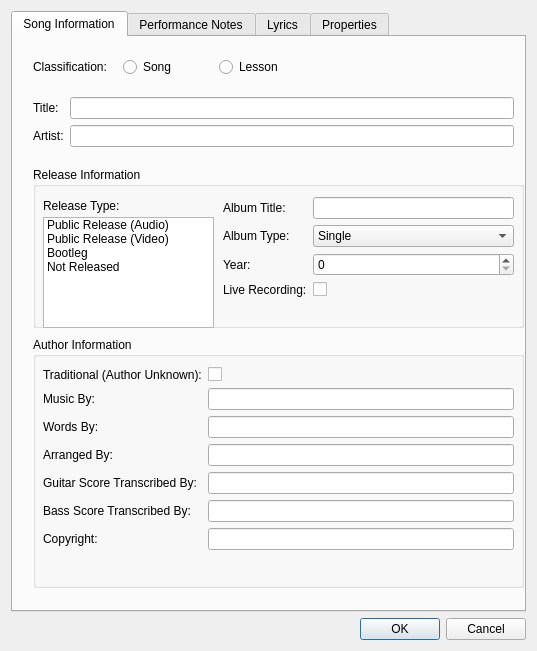
<?xml version="1.0" encoding="UTF-8"?>
<ui version="4.0">
 <class>FileInformationDialog</class>
 <widget class="QDialog" name="FileInformationDialog">
  <property name="geometry">
   <rect>
    <x>0</x>
    <y>0</y>
    <width>537</width>
    <height>651</height>
   </rect>
  </property>
  <property name="windowTitle">
   <string>File Information</string>
  </property>
  <layout class="QVBoxLayout" name="verticalLayout">
   <item>
    <widget class="QTabWidget" name="perfNotes">
     <property name="currentIndex">
      <number>0</number>
     </property>
     <widget class="QWidget" name="songInfo">
      <attribute name="title">
       <string>Song Information</string>
      </attribute>
      <widget class="QWidget" name="formLayoutWidget_2">
       <property name="geometry">
        <rect>
         <x>20</x>
         <y>20</y>
         <width>281</width>
         <height>41</height>
        </rect>
       </property>
       <layout class="QFormLayout" name="formLayout_2">
        <property name="fieldGrowthPolicy">
         <enum>QFormLayout::AllNonFixedFieldsGrow</enum>
        </property>
        <property name="horizontalSpacing">
         <number>16</number>
        </property>
        <item row="0" column="0">
         <widget class="QLabel" name="songTypeLabel">
          <property name="text">
           <string>Classification:</string>
          </property>
         </widget>
        </item>
        <item row="0" column="1">
         <layout class="QHBoxLayout" name="horizontalLayout">
          <property name="sizeConstraint">
           <enum>QLayout::SetDefaultConstraint</enum>
          </property>
          <item>
           <widget class="QRadioButton" name="songButton">
            <property name="text">
             <string>Song</string>
            </property>
            <attribute name="buttonGroup">
             <string notr="true">songTypeButtonGroup</string>
            </attribute>
           </widget>
          </item>
          <item>
           <widget class="QRadioButton" name="lessonButton">
            <property name="text">
             <string>Lesson</string>
            </property>
            <attribute name="buttonGroup">
             <string notr="true">songTypeButtonGroup</string>
            </attribute>
           </widget>
          </item>
         </layout>
        </item>
       </layout>
      </widget>
      <widget class="QStackedWidget" name="songTypeStack">
       <property name="geometry">
        <rect>
         <x>20</x>
         <y>50</y>
         <width>501</width>
         <height>511</height>
        </rect>
       </property>
       <property name="currentIndex">
        <number>0</number>
       </property>
       <widget class="QWidget" name="songPage">
        <widget class="QWidget" name="formLayoutWidget_3">
         <property name="geometry">
          <rect>
           <x>0</x>
           <y>10</y>
           <width>481</width>
           <height>71</height>
          </rect>
         </property>
         <layout class="QFormLayout" name="formLayout_3">
          <property name="fieldGrowthPolicy">
           <enum>QFormLayout::AllNonFixedFieldsGrow</enum>
          </property>
          <item row="0" column="1">
           <widget class="QLineEdit" name="songTitleValue"/>
          </item>
          <item row="1" column="0">
           <widget class="QLabel" name="songArtistLabel">
            <property name="text">
             <string>Artist:</string>
            </property>
           </widget>
          </item>
          <item row="1" column="1">
           <widget class="QLineEdit" name="songArtistValue"/>
          </item>
          <item row="0" column="0">
           <widget class="QLabel" name="songTitleLabel">
            <property name="text">
             <string>Title:</string>
            </property>
           </widget>
          </item>
         </layout>
        </widget>
        <widget class="QGroupBox" name="groupBox">
         <property name="geometry">
          <rect>
           <x>0</x>
           <y>80</y>
           <width>491</width>
           <height>161</height>
          </rect>
         </property>
         <property name="title">
          <string>Release Information</string>
         </property>
         <widget class="QLabel" name="releaseTypeLabel">
          <property name="geometry">
           <rect>
            <x>10</x>
            <y>30</y>
            <width>92</width>
            <height>17</height>
           </rect>
          </property>
          <property name="text">
           <string>Release Type:</string>
          </property>
         </widget>
         <widget class="QListWidget" name="releaseTypeList">
          <property name="geometry">
           <rect>
            <x>10</x>
            <y>50</y>
            <width>171</width>
            <height>111</height>
           </rect>
          </property>
          <item>
           <property name="text">
            <string>Public Release (Audio)</string>
           </property>
          </item>
          <item>
           <property name="text">
            <string>Public Release (Video)</string>
           </property>
          </item>
          <item>
           <property name="text">
            <string>Bootleg</string>
           </property>
          </item>
          <item>
           <property name="text">
            <string>Not Released</string>
           </property>
          </item>
         </widget>
         <widget class="QStackedWidget" name="releaseInfoStack">
          <property name="geometry">
           <rect>
            <x>190</x>
            <y>30</y>
            <width>291</width>
            <height>131</height>
           </rect>
          </property>
          <property name="currentIndex">
           <number>0</number>
          </property>
          <widget class="QWidget" name="albumInfo">
           <widget class="QWidget" name="formLayoutWidget_4">
            <property name="geometry">
             <rect>
              <x>0</x>
              <y>0</y>
              <width>291</width>
              <height>131</height>
             </rect>
            </property>
            <layout class="QFormLayout" name="formLayout_4">
             <item row="0" column="0">
              <widget class="QLabel" name="albumTitleLabel">
               <property name="text">
                <string>Album Title:</string>
               </property>
              </widget>
             </item>
             <item row="0" column="1">
              <widget class="QLineEdit" name="albumTitleValue"/>
             </item>
             <item row="1" column="0">
              <widget class="QLabel" name="albumTypeLabel">
               <property name="text">
                <string>Album Type:</string>
               </property>
              </widget>
             </item>
             <item row="1" column="1">
              <widget class="QComboBox" name="albumTypeValue">
               <item>
                <property name="text">
                 <string>Single</string>
                </property>
               </item>
               <item>
                <property name="text">
                 <string>EP</string>
                </property>
               </item>
               <item>
                <property name="text">
                 <string>Album</string>
                </property>
               </item>
               <item>
                <property name="text">
                 <string>Double Album</string>
                </property>
               </item>
               <item>
                <property name="text">
                 <string>Triple Album</string>
                </property>
               </item>
               <item>
                <property name="text">
                 <string>Boxset</string>
                </property>
               </item>
              </widget>
             </item>
             <item row="2" column="0">
              <widget class="QLabel" name="albumYearLabel">
               <property name="text">
                <string>Year:</string>
               </property>
              </widget>
             </item>
             <item row="3" column="0">
              <widget class="QLabel" name="audioLiveRecordingLabel">
               <property name="text">
                <string>Live Recording:</string>
               </property>
              </widget>
             </item>
             <item row="3" column="1">
              <widget class="QCheckBox" name="audioLiveRecordingValue"/>
             </item>
             <item row="2" column="1">
              <widget class="QSpinBox" name="albumYearValue">
               <property name="maximum">
                <number>9999</number>
               </property>
              </widget>
             </item>
            </layout>
           </widget>
          </widget>
          <widget class="QWidget" name="videoInfo">
           <widget class="QWidget" name="formLayoutWidget_5">
            <property name="geometry">
             <rect>
              <x>0</x>
              <y>0</y>
              <width>291</width>
              <height>131</height>
             </rect>
            </property>
            <layout class="QFormLayout" name="formLayout_5">
             <item row="0" column="0">
              <widget class="QLabel" name="videoTitleLabel">
               <property name="text">
                <string>Video Title:</string>
               </property>
              </widget>
             </item>
             <item row="0" column="1">
              <widget class="QLineEdit" name="videoTitleValue"/>
             </item>
             <item row="1" column="0">
              <widget class="QLabel" name="videoLiveRecordingLabel">
               <property name="text">
                <string>Live Recording:</string>
               </property>
              </widget>
             </item>
             <item row="1" column="1">
              <widget class="QCheckBox" name="videoLiveRecordingValue"/>
             </item>
            </layout>
           </widget>
          </widget>
          <widget class="QWidget" name="bootlegInfo">
           <widget class="QWidget" name="formLayoutWidget_6">
            <property name="geometry">
             <rect>
              <x>0</x>
              <y>0</y>
              <width>291</width>
              <height>131</height>
             </rect>
            </property>
            <layout class="QFormLayout" name="formLayout_6">
             <property name="fieldGrowthPolicy">
              <enum>QFormLayout::AllNonFixedFieldsGrow</enum>
             </property>
             <item row="0" column="0">
              <widget class="QLabel" name="bootlegTitleLabel">
               <property name="text">
                <string>Bootleg Title:</string>
               </property>
              </widget>
             </item>
             <item row="0" column="1">
              <widget class="QLineEdit" name="bootlegTitleValue"/>
             </item>
             <item row="1" column="0">
              <widget class="QLabel" name="bootlegDateLabel">
               <property name="text">
                <string>Bootleg Date:</string>
               </property>
              </widget>
             </item>
             <item row="1" column="1">
              <widget class="QDateEdit" name="bootlegDateValue"/>
             </item>
            </layout>
           </widget>
          </widget>
          <widget class="QWidget" name="notReleasedInfo"/>
         </widget>
        </widget>
        <widget class="QGroupBox" name="groupBox_2">
         <property name="geometry">
          <rect>
           <x>0</x>
           <y>250</y>
           <width>491</width>
           <height>251</height>
          </rect>
         </property>
         <property name="title">
          <string>Author Information</string>
         </property>
         <widget class="QWidget" name="formLayoutWidget_7">
          <property name="geometry">
           <rect>
            <x>10</x>
            <y>30</y>
            <width>471</width>
            <height>221</height>
           </rect>
          </property>
          <layout class="QFormLayout" name="formLayout_7">
           <item row="0" column="0">
            <widget class="QLabel" name="traditionalSongLabel">
             <property name="text">
              <string>Traditional (Author Unknown):</string>
             </property>
            </widget>
           </item>
           <item row="0" column="1">
            <widget class="QCheckBox" name="traditionalSongValue"/>
           </item>
           <item row="1" column="0">
            <widget class="QLabel" name="composerLabel">
             <property name="text">
              <string>Music By:</string>
             </property>
            </widget>
           </item>
           <item row="1" column="1">
            <widget class="QLineEdit" name="composerValue"/>
           </item>
           <item row="2" column="0">
            <widget class="QLabel" name="lyricistLabel">
             <property name="text">
              <string>Words By:</string>
             </property>
            </widget>
           </item>
           <item row="2" column="1">
            <widget class="QLineEdit" name="lyricistValue"/>
           </item>
           <item row="3" column="0">
            <widget class="QLabel" name="arrangerLabel">
             <property name="text">
              <string>Arranged By:</string>
             </property>
            </widget>
           </item>
           <item row="3" column="1">
            <widget class="QLineEdit" name="arrangerValue"/>
           </item>
           <item row="4" column="0">
            <widget class="QLabel" name="guitarTranscriberLabel">
             <property name="text">
              <string>Guitar Score Transcribed By:</string>
             </property>
            </widget>
           </item>
           <item row="4" column="1">
            <widget class="QLineEdit" name="guitarTranscriberValue"/>
           </item>
           <item row="5" column="0">
            <widget class="QLabel" name="bassTranscriberLabel">
             <property name="text">
              <string>Bass Score Transcribed By:</string>
             </property>
            </widget>
           </item>
           <item row="5" column="1">
            <widget class="QLineEdit" name="bassTranscriberValue"/>
           </item>
           <item row="6" column="0">
            <widget class="QLabel" name="songCopyrightLabel">
             <property name="text">
              <string>Copyright:</string>
             </property>
            </widget>
           </item>
           <item row="6" column="1">
            <widget class="QLineEdit" name="songCopyrightValue"/>
           </item>
          </layout>
         </widget>
        </widget>
       </widget>
       <widget class="QWidget" name="lessonPage">
        <widget class="QWidget" name="formLayoutWidget_8">
         <property name="geometry">
          <rect>
           <x>0</x>
           <y>10</y>
           <width>481</width>
           <height>141</height>
          </rect>
         </property>
         <layout class="QFormLayout" name="formLayout_8">
          <property name="fieldGrowthPolicy">
           <enum>QFormLayout::AllNonFixedFieldsGrow</enum>
          </property>
          <item row="0" column="0">
           <widget class="QLabel" name="lessonTitleLabel">
            <property name="text">
             <string>Title:</string>
            </property>
           </widget>
          </item>
          <item row="0" column="1">
           <widget class="QLineEdit" name="lessonTitleValue"/>
          </item>
          <item row="1" column="0">
           <widget class="QLabel" name="lessonSubtitleLabel">
            <property name="text">
             <string>Subtitle:</string>
            </property>
           </widget>
          </item>
          <item row="1" column="1">
           <widget class="QLineEdit" name="lessonSubtitleValue"/>
          </item>
          <item row="2" column="0">
           <widget class="QLabel" name="lessonStyleLabel">
            <property name="text">
             <string>Style:</string>
            </property>
           </widget>
          </item>
          <item row="2" column="1">
           <widget class="QComboBox" name="lessonStyleValue">
            <item>
             <property name="text">
              <string>Alternative</string>
             </property>
            </item>
            <item>
             <property name="text">
              <string>Bluegrass</string>
             </property>
            </item>
            <item>
             <property name="text">
              <string>Blues</string>
             </property>
            </item>
            <item>
             <property name="text">
              <string>Country</string>
             </property>
            </item>
            <item>
             <property name="text">
              <string>Fingerpick</string>
             </property>
            </item>
            <item>
             <property name="text">
              <string>Flamenco</string>
             </property>
            </item>
            <item>
             <property name="text">
              <string>Folk</string>
             </property>
            </item>
            <item>
             <property name="text">
              <string>Funk</string>
             </property>
            </item>
            <item>
             <property name="text">
              <string>Fusion</string>
             </property>
            </item>
            <item>
             <property name="text">
              <string>General</string>
             </property>
            </item>
            <item>
             <property name="text">
              <string>Jazz</string>
             </property>
            </item>
            <item>
             <property name="text">
              <string>Metal/Shred</string>
             </property>
            </item>
            <item>
             <property name="text">
              <string>Other</string>
             </property>
            </item>
            <item>
             <property name="text">
              <string>Pop</string>
             </property>
            </item>
            <item>
             <property name="text">
              <string>Progressive Rock</string>
             </property>
            </item>
            <item>
             <property name="text">
              <string>Punk</string>
             </property>
            </item>
            <item>
             <property name="text">
              <string>Reggae</string>
             </property>
            </item>
            <item>
             <property name="text">
              <string>Rock</string>
             </property>
            </item>
            <item>
             <property name="text">
              <string>Swing</string>
             </property>
            </item>
           </widget>
          </item>
          <item row="3" column="0">
           <widget class="QLabel" name="lessonLevelLabel">
            <property name="text">
             <string>Level</string>
            </property>
           </widget>
          </item>
          <item row="3" column="1">
           <layout class="QHBoxLayout" name="horizontalLayout_2">
            <item>
             <widget class="QRadioButton" name="beginnerLevelButton">
              <property name="text">
               <string>Beginner</string>
              </property>
              <attribute name="buttonGroup">
               <string notr="true">lessonLevelButtonGroup</string>
              </attribute>
             </widget>
            </item>
            <item>
             <widget class="QRadioButton" name="intermediateLevelButton">
              <property name="text">
               <string>Intermediate</string>
              </property>
              <attribute name="buttonGroup">
               <string notr="true">lessonLevelButtonGroup</string>
              </attribute>
             </widget>
            </item>
            <item>
             <widget class="QRadioButton" name="advancedLevelButton">
              <property name="text">
               <string>Advanced</string>
              </property>
              <attribute name="buttonGroup">
               <string notr="true">lessonLevelButtonGroup</string>
              </attribute>
             </widget>
            </item>
           </layout>
          </item>
         </layout>
        </widget>
        <widget class="QGroupBox" name="groupBox_3">
         <property name="geometry">
          <rect>
           <x>0</x>
           <y>150</y>
           <width>481</width>
           <height>261</height>
          </rect>
         </property>
         <property name="title">
          <string>Author Information</string>
         </property>
         <widget class="QWidget" name="formLayoutWidget_9">
          <property name="geometry">
           <rect>
            <x>10</x>
            <y>30</y>
            <width>471</width>
            <height>131</height>
           </rect>
          </property>
          <layout class="QFormLayout" name="formLayout_9">
           <item row="0" column="0">
            <widget class="QLabel" name="lessonAuthorLabel">
             <property name="text">
              <string>Author:</string>
             </property>
            </widget>
           </item>
           <item row="0" column="1">
            <widget class="QLineEdit" name="lessonAuthorValue"/>
           </item>
           <item row="1" column="0">
            <widget class="QLabel" name="lessonCopyrightLabel">
             <property name="text">
              <string>Copyright:</string>
             </property>
            </widget>
           </item>
           <item row="1" column="1">
            <widget class="QLineEdit" name="lessonCopyrightValue"/>
           </item>
          </layout>
         </widget>
        </widget>
       </widget>
      </widget>
     </widget>
     <widget class="QWidget" name="perfNotesPage">
      <attribute name="title">
       <string>Performance Notes</string>
      </attribute>
      <widget class="QWidget" name="formLayoutWidget_10">
       <property name="geometry">
        <rect>
         <x>10</x>
         <y>10</y>
         <width>491</width>
         <height>541</height>
        </rect>
       </property>
       <layout class="QFormLayout" name="formLayout_10">
        <property name="horizontalSpacing">
         <number>6</number>
        </property>
        <property name="verticalSpacing">
         <number>16</number>
        </property>
        <item row="0" column="0">
         <widget class="QLabel" name="guitarNotesLabel">
          <property name="text">
           <string>Guitar Notes:</string>
          </property>
         </widget>
        </item>
        <item row="0" column="1">
         <widget class="QPlainTextEdit" name="guitarNotesValue">
          <property name="horizontalScrollBarPolicy">
           <enum>Qt::ScrollBarAlwaysOff</enum>
          </property>
         </widget>
        </item>
        <item row="1" column="0">
         <widget class="QLabel" name="bassNotesLabel">
          <property name="text">
           <string>Bass Notes:</string>
          </property>
         </widget>
        </item>
        <item row="1" column="1">
         <widget class="QPlainTextEdit" name="bassNotesValue">
          <property name="horizontalScrollBarPolicy">
           <enum>Qt::ScrollBarAlwaysOff</enum>
          </property>
         </widget>
        </item>
       </layout>
      </widget>
     </widget>
     <widget class="QWidget" name="lyricsPage">
      <attribute name="title">
       <string>Lyrics</string>
      </attribute>
      <widget class="QWidget" name="formLayoutWidget_11">
       <property name="geometry">
        <rect>
         <x>10</x>
         <y>10</y>
         <width>491</width>
         <height>541</height>
        </rect>
       </property>
       <layout class="QFormLayout" name="formLayout_11">
        <property name="fieldGrowthPolicy">
         <enum>QFormLayout::AllNonFixedFieldsGrow</enum>
        </property>
        <property name="horizontalSpacing">
         <number>6</number>
        </property>
        <property name="verticalSpacing">
         <number>16</number>
        </property>
        <item row="0" column="0">
         <widget class="QLabel" name="lyricsLabel">
          <property name="text">
           <string>Lyrics:</string>
          </property>
         </widget>
        </item>
        <item row="0" column="1">
         <widget class="QPlainTextEdit" name="lyricsValue">
          <property name="horizontalScrollBarPolicy">
           <enum>Qt::ScrollBarAlwaysOff</enum>
          </property>
         </widget>
        </item>
       </layout>
      </widget>
     </widget>
     <widget class="QWidget" name="properties">
      <attribute name="title">
       <string>Properties</string>
      </attribute>
      <widget class="QWidget" name="formLayoutWidget">
       <property name="geometry">
        <rect>
         <x>10</x>
         <y>10</y>
         <width>461</width>
         <height>231</height>
        </rect>
       </property>
       <layout class="QFormLayout" name="formLayout">
        <property name="fieldGrowthPolicy">
         <enum>QFormLayout::ExpandingFieldsGrow</enum>
        </property>
        <property name="horizontalSpacing">
         <number>12</number>
        </property>
        <property name="verticalSpacing">
         <number>16</number>
        </property>
        <item row="0" column="0">
         <widget class="QLabel" name="fileNameLabel">
          <property name="text">
           <string>Name:</string>
          </property>
         </widget>
        </item>
        <item row="0" column="1">
         <widget class="QLabel" name="fileNameValue">
          <property name="text">
           <string>TextLabel</string>
          </property>
         </widget>
        </item>
        <item row="1" column="0">
         <widget class="QLabel" name="fileTypeLabel">
          <property name="text">
           <string>Type:</string>
          </property>
         </widget>
        </item>
        <item row="1" column="1">
         <widget class="QLabel" name="fileTypeValue">
          <property name="text">
           <string>TextLabel</string>
          </property>
         </widget>
        </item>
        <item row="2" column="0">
         <widget class="QLabel" name="fileLocationLabel">
          <property name="text">
           <string>Location:</string>
          </property>
         </widget>
        </item>
        <item row="2" column="1">
         <widget class="QLabel" name="fileLocationValue">
          <property name="text">
           <string>TextLabel</string>
          </property>
         </widget>
        </item>
        <item row="3" column="0">
         <widget class="QLabel" name="fileSizeLabel">
          <property name="text">
           <string>Size:</string>
          </property>
         </widget>
        </item>
        <item row="3" column="1">
         <widget class="QLabel" name="fileSizeValue">
          <property name="text">
           <string>TextLabel</string>
          </property>
         </widget>
        </item>
        <item row="4" column="0">
         <widget class="QLabel" name="fileCreatedLabel">
          <property name="text">
           <string>Created:</string>
          </property>
         </widget>
        </item>
        <item row="4" column="1">
         <widget class="QLabel" name="fileCreatedValue">
          <property name="text">
           <string>TextLabel</string>
          </property>
         </widget>
        </item>
        <item row="5" column="0">
         <widget class="QLabel" name="fileModifiedLabel">
          <property name="text">
           <string>Modified:</string>
          </property>
         </widget>
        </item>
        <item row="5" column="1">
         <widget class="QLabel" name="fileModifiedValue">
          <property name="text">
           <string>TextLabel</string>
          </property>
         </widget>
        </item>
        <item row="6" column="0">
         <widget class="QLabel" name="fileAccessedLabel">
          <property name="text">
           <string>Accessed:</string>
          </property>
         </widget>
        </item>
        <item row="6" column="1">
         <widget class="QLabel" name="fileAccessedValue">
          <property name="text">
           <string>TextLabel</string>
          </property>
         </widget>
        </item>
       </layout>
      </widget>
     </widget>
    </widget>
   </item>
   <item>
    <widget class="QDialogButtonBox" name="buttonBox">
     <property name="orientation">
      <enum>Qt::Horizontal</enum>
     </property>
     <property name="standardButtons">
      <set>QDialogButtonBox::Cancel|QDialogButtonBox::Ok</set>
     </property>
    </widget>
   </item>
  </layout>
 </widget>
 <resources/>
 <connections>
  <connection>
   <sender>buttonBox</sender>
   <signal>accepted()</signal>
   <receiver>FileInformationDialog</receiver>
   <slot>accept()</slot>
   <hints>
    <hint type="sourcelabel">
     <x>248</x>
     <y>254</y>
    </hint>
    <hint type="destinationlabel">
     <x>157</x>
     <y>274</y>
    </hint>
   </hints>
  </connection>
  <connection>
   <sender>buttonBox</sender>
   <signal>rejected()</signal>
   <receiver>FileInformationDialog</receiver>
   <slot>reject()</slot>
   <hints>
    <hint type="sourcelabel">
     <x>316</x>
     <y>260</y>
    </hint>
    <hint type="destinationlabel">
     <x>286</x>
     <y>274</y>
    </hint>
   </hints>
  </connection>
 </connections>
 <buttongroups>
  <buttongroup name="songTypeButtonGroup"/>
  <buttongroup name="lessonLevelButtonGroup"/>
 </buttongroups>
</ui>
